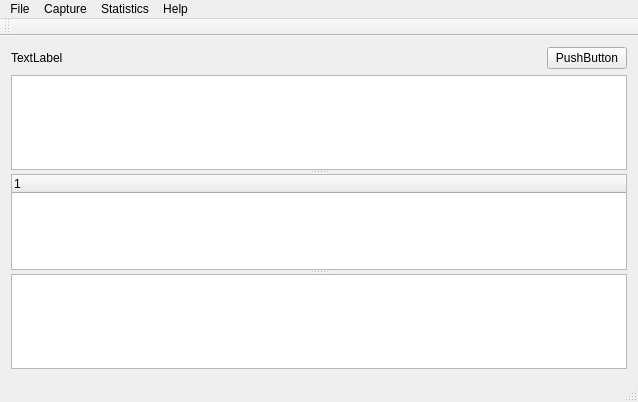
<?xml version="1.0" encoding="UTF-8"?>
<ui version="4.0">
 <class>MainWindow</class>
 <widget class="QMainWindow" name="MainWindow">
  <property name="geometry">
   <rect>
    <x>0</x>
    <y>0</y>
    <width>638</width>
    <height>402</height>
   </rect>
  </property>
  <property name="windowTitle">
   <string>MainWindow</string>
  </property>
  <widget class="QWidget" name="centralWidget">
   <layout class="QVBoxLayout" name="verticalLayout">
    <item>
     <layout class="QHBoxLayout" name="horizontalLayout">
      <item>
       <widget class="QLabel" name="label">
        <property name="text">
         <string>TextLabel</string>
        </property>
       </widget>
      </item>
      <item>
       <widget class="QPushButton" name="pushButton">
        <property name="sizePolicy">
         <sizepolicy hsizetype="Fixed" vsizetype="Fixed">
          <horstretch>0</horstretch>
          <verstretch>0</verstretch>
         </sizepolicy>
        </property>
        <property name="text">
         <string>PushButton</string>
        </property>
       </widget>
      </item>
     </layout>
    </item>
    <item>
     <widget class="QSplitter" name="splitter">
      <property name="orientation">
       <enum>Qt::Vertical</enum>
      </property>
      <widget class="QTableWidget" name="tableWidget"/>
      <widget class="QTreeWidget" name="treeWidget">
       <column>
        <property name="text">
         <string notr="true">1</string>
        </property>
       </column>
      </widget>
      <widget class="QListWidget" name="listWidget"/>
     </widget>
    </item>
   </layout>
  </widget>
  <widget class="QMenuBar" name="menuBar">
   <property name="geometry">
    <rect>
     <x>0</x>
     <y>0</y>
     <width>638</width>
     <height>21</height>
    </rect>
   </property>
   <widget class="QMenu" name="menuFile">
    <property name="title">
     <string>File</string>
    </property>
    <addaction name="actionQuit"/>
   </widget>
   <widget class="QMenu" name="menuCapture">
    <property name="title">
     <string>Capture</string>
    </property>
    <addaction name="actionOption"/>
    <addaction name="actionStart"/>
    <addaction name="actionStop"/>
    <addaction name="actionRestart"/>
    <addaction name="separator"/>
    <addaction name="actionOption_Filter"/>
    <addaction name="actionRefresh_Interfaces"/>
   </widget>
   <widget class="QMenu" name="menuStatistics">
    <property name="title">
     <string>Statistics</string>
    </property>
   </widget>
   <widget class="QMenu" name="menuHelp">
    <property name="title">
     <string>Help</string>
    </property>
    <addaction name="actionAbout_mSniffer"/>
   </widget>
   <addaction name="menuFile"/>
   <addaction name="menuCapture"/>
   <addaction name="menuStatistics"/>
   <addaction name="menuHelp"/>
  </widget>
  <widget class="QToolBar" name="mainToolBar">
   <attribute name="toolBarArea">
    <enum>TopToolBarArea</enum>
   </attribute>
   <attribute name="toolBarBreak">
    <bool>false</bool>
   </attribute>
  </widget>
  <widget class="QStatusBar" name="statusBar"/>
  <action name="actionQuit">
   <property name="text">
    <string>Quit</string>
   </property>
   <property name="shortcut">
    <string>Ctrl+Q</string>
   </property>
  </action>
  <action name="actionOption">
   <property name="text">
    <string>Option</string>
   </property>
  </action>
  <action name="actionStart">
   <property name="text">
    <string>Start</string>
   </property>
  </action>
  <action name="actionStop">
   <property name="text">
    <string>Stop</string>
   </property>
  </action>
  <action name="actionRestart">
   <property name="text">
    <string>Restart</string>
   </property>
  </action>
  <action name="actionOption_Filter">
   <property name="text">
    <string>Option Filter</string>
   </property>
  </action>
  <action name="actionRefresh_Interfaces">
   <property name="text">
    <string>Refresh Interfaces</string>
   </property>
   <property name="shortcut">
    <string>F5</string>
   </property>
  </action>
  <action name="actionAbout_mSniffer">
   <property name="text">
    <string>About mSniffer</string>
   </property>
  </action>
 </widget>
 <layoutdefault spacing="6" margin="11"/>
 <resources/>
 <connections>
  <connection>
   <sender>actionQuit</sender>
   <signal>triggered()</signal>
   <receiver>MainWindow</receiver>
   <slot>close()</slot>
   <hints>
    <hint type="sourcelabel">
     <x>-1</x>
     <y>-1</y>
    </hint>
    <hint type="destinationlabel">
     <x>355</x>
     <y>265</y>
    </hint>
   </hints>
  </connection>
  <connection>
   <sender>MainWindow</sender>
   <signal>customContextMenuRequested(QPoint)</signal>
   <receiver>MainWindow</receiver>
   <slot>showFullScreen()</slot>
   <hints>
    <hint type="sourcelabel">
     <x>355</x>
     <y>265</y>
    </hint>
    <hint type="destinationlabel">
     <x>355</x>
     <y>265</y>
    </hint>
   </hints>
  </connection>
 </connections>
</ui>
